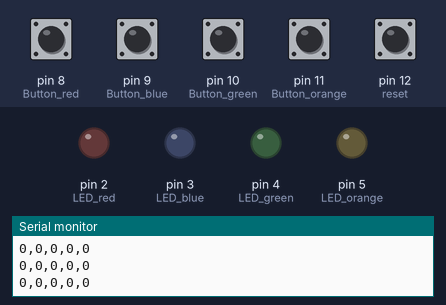
The sketch below on a simulated Arduino Uno, built with avr-gcc and run on an emulated ATmega328P. On the bench: output pins drawn as LEDs (lit = HIGH), the last lines printed to the serial monitor. The inputs (shaded band) are chosen by the test bench; at power-on: pin 8 (Button_red), pin 9 (Button_blue), pin 10 (Button_green), pin 11 (Button_orange), pin 12 (reset) LOW.

Above: at 1.2 s.
1.3 s: pin 8 (Button_red) pulled HIGH for 0.15 s
At 1.39 s:
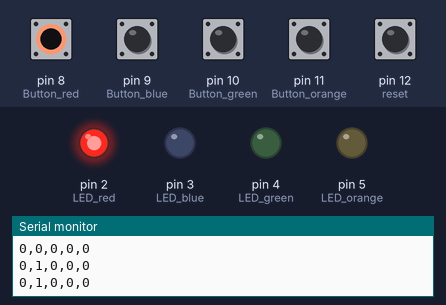
2.9 s: pin 9 (Button_blue) pulled HIGH for 0.15 s
At 2.99 s:
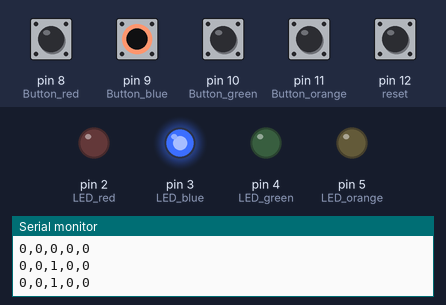
4.5 s: pin 10 (Button_green) pulled HIGH for 0.15 s
At 4.59 s:
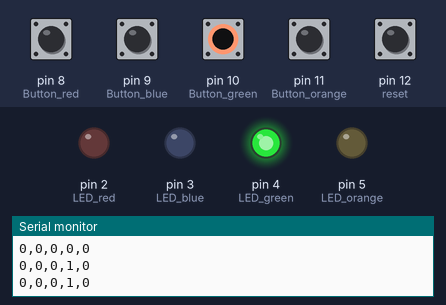
6.1 s: pin 11 (Button_orange) pulled HIGH for 0.15 s
At 6.19 s:
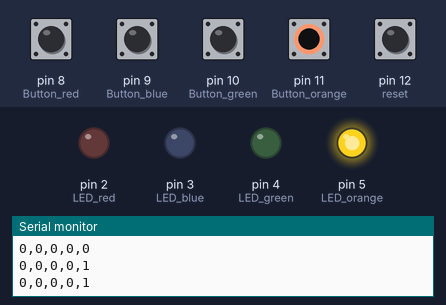
7.7 s: pin 12 (reset) pulled HIGH for 0.15 s
At 7.79 s:
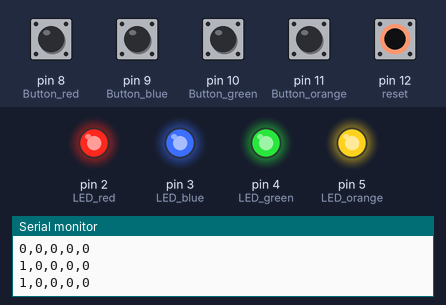
9.3 s: pin 8 (Button_red) driven HIGH and pin 9 (Button_blue) driven HIGH
At 10.0 s:
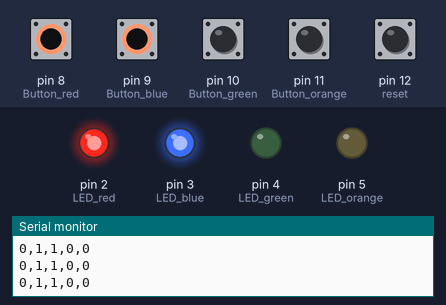
Timing chart, 0 to 11.8 s (numbered marks = the images above; inputs shaded):
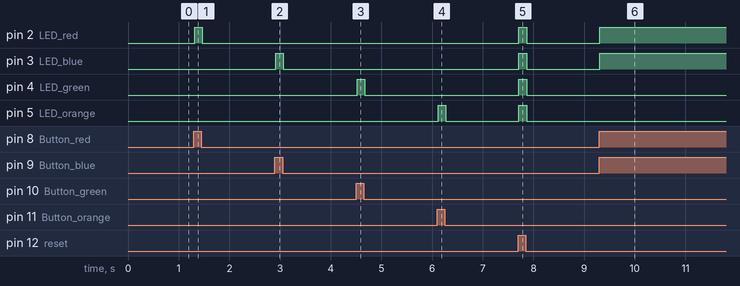

The sketch:

Exercise_test.ino
```cpp
#define LED_red 2
#define LED_blue 3
#define LED_green 4
#define LED_orange 5
#define Button_red 8
#define Button_blue 9
#define Button_green 10
#define Button_orange 11
#define reset 12

int val_red = LOW;
int val_blue = LOW;
int val_green = LOW;
int val_orange = LOW;
int val_reset = LOW;

void setup() {
  Serial.begin(9600);

  pinMode(LED_red,OUTPUT);
  pinMode(LED_blue,OUTPUT);
  pinMode(LED_green,OUTPUT);
  pinMode(LED_orange,OUTPUT);

  pinMode(Button_red,INPUT);
  pinMode(Button_blue,INPUT);
  pinMode(Button_green,INPUT);
  pinMode(Button_orange,INPUT);

  pinMode(reset,INPUT);
}

void loop() {
  val_red = digitalRead(Button_red);
  val_blue = digitalRead(Button_blue);
  val_green = digitalRead(Button_green);
  val_orange = digitalRead(Button_orange);
  val_reset = digitalRead(reset);

  button();

  light();
}

void button(){
  Serial.print(val_reset);
  Serial.print(",");
  Serial.print(val_red);
  Serial.print(",");
  Serial.print(val_blue);
  Serial.print(",");
  Serial.print(val_green);
  Serial.print(",");
  Serial.println(val_orange);
}
void light(){
  if(val_red == HIGH || val_reset == HIGH){
    digitalWrite(LED_red,HIGH);
  }
  else{
    digitalWrite(LED_red,LOW);
  }

  if(val_blue == HIGH || val_reset == HIGH){
    digitalWrite(LED_blue,HIGH);
  }
  else{
    digitalWrite(LED_blue,LOW);
  }

  if(val_green == HIGH || val_reset == HIGH){
    digitalWrite(LED_green,HIGH);
  }
  else{
    digitalWrite(LED_green,LOW);
  }

  if(val_orange == HIGH || val_reset == HIGH){
    digitalWrite(LED_orange,HIGH);
  }
  else{
    digitalWrite(LED_orange,LOW);
  }
}
```

Measured:
- after the input at 1.3 s, pin 2 (LED_red): LOW → HIGH at once, → LOW 0.15 s later
- after the input at 2.9 s, pin 3 (LED_blue): LOW → HIGH at once, → LOW 0.15 s later
- after the input at 4.5 s, pin 4 (LED_green): LOW → HIGH at once, → LOW 0.15 s later
- after the input at 6.1 s, pin 5 (LED_orange): LOW → HIGH at once, → LOW 0.15 s later
- after the input at 7.7 s, pin 2 (LED_red), pin 3 (LED_blue), pin 4 (LED_green), pin 5 (LED_orange): LOW → HIGH at once, → LOW 0.16 s later
- after the input at 9.3 s, pin 2 (LED_red), pin 3 (LED_blue): LOW → HIGH at once
